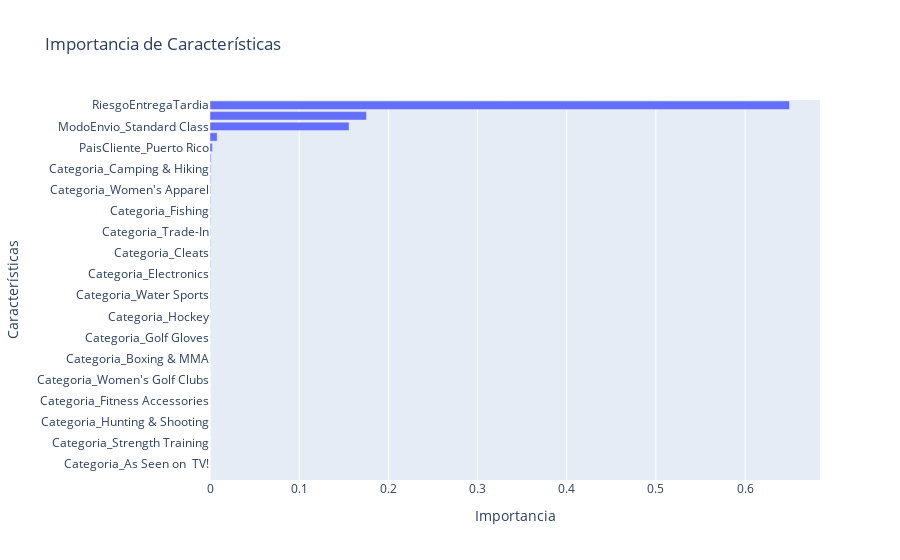

Here is the notebook cell this chart was saved with:
### Markdown cell above
# Resultados del modelo optimizado
El modelo optimizado de árboles de decisión ha logrado una precisión del 98.39%, representando una leve mejora en comparación con el modelo inicial.

Las clases "Advance shipping", "Late delivery", y "Shipping on time" continúan mostrando un excelente rendimiento con una precisión y recall cercanas al 100%, lo que refuerza la efectividad del modelo en la predicción de estas clases. La clase "Shipping canceled", aunque mejoró su precisión al 100%, sigue teniendo dificultades con el recall, alcanzando solo el 62%. Esto significa que, si bien el modelo es efectivo para identificar correctamente las cancelaciones cuando las predice, aún falla en detectar todos los casos de cancelaciones. La optimización del modelo ha consolidado su precisión general, haciéndolo adecuado para aplicaciones donde se requiera predecir con alta confianza el estado de entrega de los pedidos. Sin embargo, sigue existiendo un área de mejora en la identificación de las cancelaciones. A pesar de esto, los resultados obtenidos proporcionan un excelente punto de partida para implementar soluciones de optimización logística, lo que podría ayudar a la empresa a prevenir demoras y mejorar la satisfacción del cliente.

# Análisis de la importancia de características
Ayuda a identificar que variables son más influyentes en las predicciones del modelo.

### Code cell
import plotly.graph_objects as go
import numpy as np

# Supongamos que ya has entrenado el modelo y calculado la importancia de características
importances = modelo.feature_importances_
indices = np.argsort(importances)[::-1]

# Crear el gráfico de barras
fig = go.Figure([go.Bar(x=importances[indices], y=[X.columns[i] for i in indices], orientation='h')])

# Actualizar el diseño del gráfico
fig.update_layout(
    title='Importancia de Características',
    xaxis_title='Importancia',
    yaxis_title='Características',
    yaxis=dict(autorange='reversed')  # Para invertir el orden en el eje y
)

# Mostrar el gráfico
fig.show()

### Figure 1 — Plotly figure (JSON) as saved in the notebook; plotly's stock layout.template omitted (floating-point values rounded to 4 significant figures)
{"data": [{"orientation": "h", "type": "bar", "x": [0.6498, 0.1755, 0.1559, 0.008027, 0.002591, 0.000997, 0.0007253, 0.0006499, 0.0006133, 0.0005097, 0.0005081, 0.0004649, 0.0004195, 0.0004166, 0.000414, 0.0004087, 0.0003827, 0.0003522, 0.0003467, 0.0002497, 0.0001739, 0.0001593, 0.0001096, 7.307e-05, 5.574e-05, 2.763e-05, 2.677e-05, 2.606e-05, 2.492e-05, 2.412e-05, 1.998e-05, 1.699e-05, 6.895e-06, 0, 0, 0], "y": ["RiesgoEntregaTardia", "DiasEnvio(Real)", "ModoEnvio_Standard Class", "ModoEnvio_Second Class", "PaisCliente_Puerto Rico", "Categoria_Indoor/Outdoor Games", "Categoria_Camping & Hiking", "Categoria_Cardio Equipment", "Categoria_Women's Apparel", "Categoria_Men's Footwear", "Categoria_Fishing", "Categoria_Golf Shoes", "Categoria_Trade-In", "Categoria_Kids' Golf Clubs", "Categoria_Cleats", "Categoria_Girls' Apparel", "Categoria_Electronics", "Categoria_Shop By Sport", "Categoria_Water Sports", "Categoria_Golf Balls", "Categoria_Hockey", "Categoria_Baseball & Softball", "Categoria_Golf Gloves", "Categoria_Men's Golf Clubs", "Categoria_Boxing & MMA", "Categoria_Tennis & Racquet", "Categoria_Women's Golf Clubs", "Categoria_Lacrosse", "Categoria_Fitness Accessories", "Categoria_Golf Apparel", "Categoria_Hunting & Shooting", "Categoria_Soccer", "Categoria_Strength Training", "Categoria_Golf Bags & Carts", "Categoria_As Seen on  TV!", "ModoEnvio_Same Day"]}], "layout": {"autosize": true, "title": {"text": "Importancia de Características"}, "xaxis": {"autorange": true, "range": [0, 0.684], "title": {"text": "Importancia"}, "type": "linear"}, "yaxis": {"autorange": true, "range": [35.5, -0.5], "title": {"text": "Características"}, "type": "category"}}}
